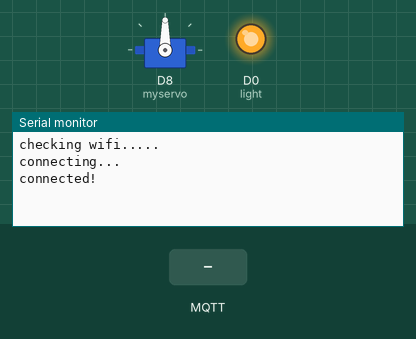
Simulated run of this sketch. Board: ESP8266 (NodeMCU). Parts: servo, output pins drawn as LEDs (lit = HIGH), the last lines printed to the serial monitor. The inputs (shaded band) are chosen by the test bench. WiFi joins after 1.5 s; servers stay silent unless stated; no MQTT or app messages arrive unless stated.

Above: at 3.2 s.
3.3 s: MQTT message "iot_guy/feeds/light" arrives on the first subscribed topic
At 8.2 s:
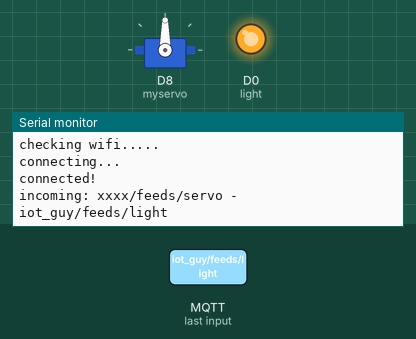
8.5 s: MQTT message "1" arrives on the first subscribed topic
At 13.2 s:
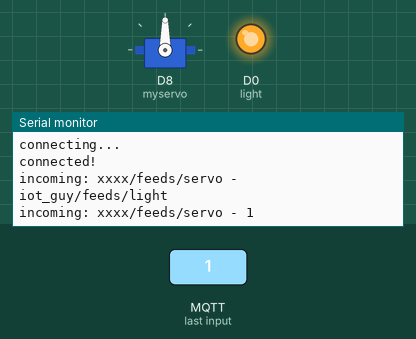
13.5 s: MQTT message "iot_guy/feeds/servo" arrives on the first subscribed topic
At 18.3 s:
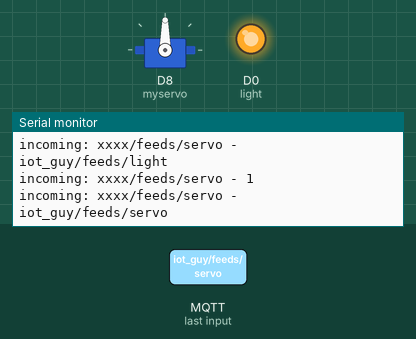

The sketch:

mqtt_sketch.ino
```cpp
#include <ESP8266WiFi.h>
#include <MQTT.h>
#include <Servo.h>

const char ssid[] = "ssid";
const char pass[] = "science@78";

WiFiClient net;
MQTTClient client;
Servo myservo;  // create servo object to control a servo


unsigned long lastMillis = 0;
int pos=0;
const int light= D0;

void connect() {
  Serial.print("checking wifi...");
  while (WiFi.status() != WL_CONNECTED) {
    Serial.print(".");
    delay(1000);
  }

  Serial.print("\nconnecting...");
  while (!client.connect("mqtt", "xxxx", "xxxxxxxxxxxxxxxxxxxxxxxxxxxxxxx")) {
    Serial.print(".");
    delay(1000);
  }
  Serial.println("\nconnected!");
  client.subscribe("xxxx/feeds/servo");   //Change xxxx with Adafruit.io username
  client.subscribe("xxxx/feeds/light");   //Change xxxx with Adafruit.io username
}

void messageReceived(String &topic, String &payload) {
  Serial.println("incoming: " + topic + " - " + payload);
  if(topic=="iot_guy/feeds/light"){
    if(payload=="1")
      digitalWrite(light,LOW);
    else
      digitalWrite(light,HIGH);
  }
  if(topic=="iot_guy/feeds/servo"){
        pos = payload.toInt();
        Serial.println("SERVO POSITION: "+pos);
        myservo.write(pos);              // tell servo to go to position in variable 'pos'
  }

  // Note: Do not use the client in the callback to publish, subscribe or
  // unsubscribe as it may cause deadlocks when other things arrive while
  // sending and receiving acknowledgments. Instead, change a global variable,
  // or push to a queue and handle it in the loop after calling `client.loop()`.
}

void setup() {
  Serial.begin(115200);
  WiFi.begin(ssid, pass);
  pinMode(light, OUTPUT);
  digitalWrite(light,HIGH);
  myservo.attach(D8);  // attaches the servo on D8 to the servo object

  // Note: Local domain names (e.g. "Computer.local" on OSX) are not supported
  // by Arduino. You need to set the IP address directly.
  client.begin("io.adafruit.com", net);
  client.onMessage(messageReceived);

  connect();
}

void loop() {
  client.loop();
  delay(5000);  // <- fixes some issues with WiFi stability

  if (!client.connected()) {
    connect();
  }
}
```

Measured:
- after the input at 3.3 s, the serial monitor: prints a new line after 3.8 s (image 1)
- after the input at 8.5 s, the serial monitor: prints a new line after 3.6 s (image 2)
- after the input at 13.5 s, the serial monitor: prints a new line after 3.6 s (image 3)
